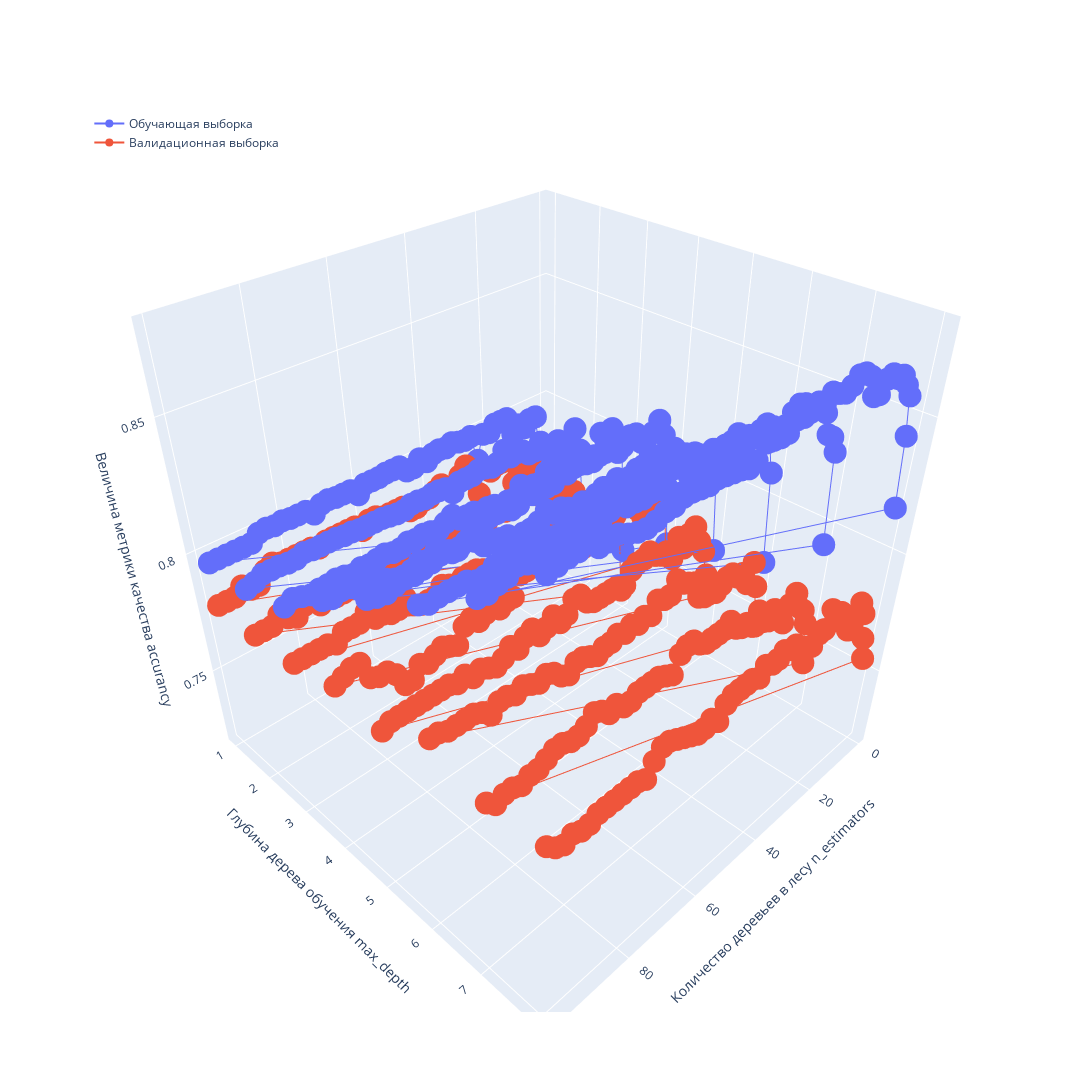

The cell this chart's notebook holds for it:
### Code cell
x = result_train_ran_for['Количество деревьев в лесу n_estimators']
y = result_train_ran_for['Глубина дерева обучения max_depth']
z1 = result_train_ran_for['accurancy_train_ran_for']
z2 = result_train_ran_for['accurancy_valid_ran_for']

fig = go.Figure()

fig.add_trace(go.Scatter3d(x=x, y=y, z=z1, mode='markers+lines', name='Обучающая выборка'))
fig.add_trace(go.Scatter3d(x=x, y=y, z=z2, mode='markers+lines', name='Валидационная выборка'))

fig.update_layout(scene=dict(
                    xaxis_title='Количество деревьев в лесу n_estimators',
                    yaxis_title='Глубина дерева обучения max_depth',
                    zaxis_title='Величина метрики качества accurancy'),
                  legend=dict(
                    y=0.99,
                    x=0.01),
                  width=1200,
                  height=1200
                 )

fig.show()

### Figure 1 — Plotly figure (JSON) as saved in the notebook; plotly's stock layout.template omitted (floating-point values rounded to 4 significant figures; data arrays with more than 128 entries replaced by an {"elided": "..."} marker saying what was removed)
{"data": [{"mode": "markers+lines", "name": "Обучающая выборка", "type": "scatter3d", "x": {"elided": "400 int values"}, "y": {"elided": "400 int values"}, "z": {"elided": "400 float values"}}, {"mode": "markers+lines", "name": "Валидационная выборка", "type": "scatter3d", "x": {"elided": "400 int values"}, "y": {"elided": "400 int values"}, "z": {"elided": "400 float values"}}], "layout": {"height": 1200, "legend": {"x": 0.01, "y": 0.99}, "scene": {"xaxis": {"title": {"text": "Количество деревьев в лесу n_estimators"}}, "yaxis": {"title": {"text": "Глубина дерева обучения max_depth"}}, "zaxis": {"title": {"text": "Величина метрики качества accurancy"}}}, "width": 1200}}
